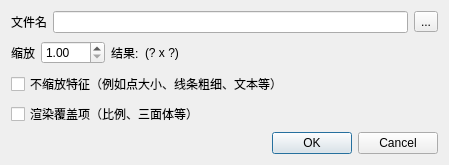
<?xml version="1.0" encoding="UTF-8"?>
<ui version="4.0">
 <class>RenderToFileDialog</class>
 <widget class="QDialog" name="RenderToFileDialog">
  <property name="geometry">
   <rect>
    <x>0</x>
    <y>0</y>
    <width>449</width>
    <height>165</height>
   </rect>
  </property>
  <property name="windowTitle">
   <string>渲染存为图片</string>
  </property>
  <layout class="QVBoxLayout">
   <item>
    <layout class="QHBoxLayout">
     <item>
      <widget class="QLabel" name="label">
       <property name="text">
        <string>文件名</string>
       </property>
      </widget>
     </item>
     <item>
      <widget class="QLineEdit" name="filenameLineEdit"/>
     </item>
     <item>
      <widget class="QToolButton" name="chooseFileButton">
       <property name="text">
        <string notr="true">...</string>
       </property>
      </widget>
     </item>
    </layout>
   </item>
   <item>
    <layout class="QHBoxLayout">
     <item>
      <widget class="QLabel" name="label_2">
       <property name="text">
        <string>缩放</string>
       </property>
      </widget>
     </item>
     <item>
      <widget class="QDoubleSpinBox" name="zoomDoubleSpinBox">
       <property name="minimum">
        <double>1.000000000000000</double>
       </property>
       <property name="maximum">
        <double>100.000000000000000</double>
       </property>
      </widget>
     </item>
     <item>
      <widget class="QLabel" name="label_3">
       <property name="text">
        <string>结果:</string>
       </property>
      </widget>
     </item>
     <item>
      <widget class="QLabel" name="finalSizeLabel">
       <property name="text">
        <string notr="true">(? x ?)</string>
       </property>
      </widget>
     </item>
     <item>
      <spacer>
       <property name="orientation">
        <enum>Qt::Horizontal</enum>
       </property>
       <property name="sizeHint" stdset="0">
        <size>
         <width>40</width>
         <height>20</height>
        </size>
       </property>
      </spacer>
     </item>
    </layout>
   </item>
   <item>
    <widget class="QCheckBox" name="dontScaleFeaturesCheckBox">
     <property name="text">
      <string>不缩放特征（例如点大小、线条粗细、文本等）</string>
     </property>
    </widget>
   </item>
   <item>
    <widget class="QCheckBox" name="renderOverlayItemsCheckBox">
     <property name="text">
      <string>渲染覆盖项（比例、三面体等）</string>
     </property>
    </widget>
   </item>
   <item>
    <widget class="QDialogButtonBox" name="buttonBox">
     <property name="orientation">
      <enum>Qt::Horizontal</enum>
     </property>
     <property name="standardButtons">
      <set>QDialogButtonBox::Cancel|QDialogButtonBox::Ok</set>
     </property>
    </widget>
   </item>
  </layout>
 </widget>
 <resources/>
 <connections>
  <connection>
   <sender>buttonBox</sender>
   <signal>accepted()</signal>
   <receiver>RenderToFileDialog</receiver>
   <slot>accept()</slot>
   <hints>
    <hint type="sourcelabel">
     <x>248</x>
     <y>254</y>
    </hint>
    <hint type="destinationlabel">
     <x>157</x>
     <y>274</y>
    </hint>
   </hints>
  </connection>
  <connection>
   <sender>buttonBox</sender>
   <signal>rejected()</signal>
   <receiver>RenderToFileDialog</receiver>
   <slot>reject()</slot>
   <hints>
    <hint type="sourcelabel">
     <x>316</x>
     <y>260</y>
    </hint>
    <hint type="destinationlabel">
     <x>286</x>
     <y>274</y>
    </hint>
   </hints>
  </connection>
 </connections>
</ui>
